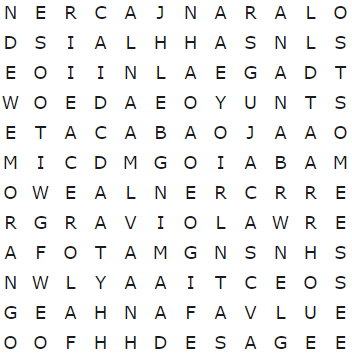
#> input picture img/caca_palavra_05.PNG, 352 x 354 px, found by its file name
$ jupyter execute --allow-errors test-git.ipynb   (shell and % lines are left out)
#> lines starting #> are read from the running program, lines starting #| are printed output that depends on the picture; after the words box and inside, x2 and y2 are one past the last pixel; in counts of white or black regions, pixels touching at a corner belong together
# Instalação dos pacotes

---

# Download dos dados do Tesseract

---

# Instalação do idioma Português

---

# Importação dos pacotes

---

[cell 1]
import pytesseract
from pytesseract import Output

import cv2
from google.colab.patches import cv2_imshow
from imutils import contours

import numpy as np
import re

# Função `extrair_dados_imagem`
A função extraí da imagem os caracteres e seus contornos.

---

[cell 2]
def extrair_dados_imagem(img, config_tesseract):

  img_copy = img.copy()
  gray = cv2.cvtColor(img_copy, cv2.COLOR_BGR2GRAY) # convertendo a imagem para a escala cinza
  (aux, black) = cv2.threshold(gray, 127, 255, cv2.THRESH_BINARY_INV) # limiarizando a imagem

  thresh = cv2.threshold(black,0,255,cv2.THRESH_OTSU + cv2.THRESH_BINARY)[1]

  # encontando os contornos dos caracteres
  cnts = cv2.findContours(thresh, cv2.RETR_EXTERNAL, cv2.CHAIN_APPROX_SIMPLE)
  cnts = cnts[0] if len(cnts) == 2 else cnts[1]
  cnts, _ = contours.sort_contours(cnts, method="top-to-bottom")

  linhas = [] # lista para guardar os caracters extraídos
  contornos = [] # lista para guardar os contornos dos caracters

  # variáveis auxiliares
  texto = []
  box_texto = []
  ROI_number = 0
  y_ant = 0
  min_conf = 0 # usado para filtrar espaços em branco extraídos da imagem

  for c in cnts:

    area = cv2.contourArea(c)

    if area > 1:

        x,y,w,h = cv2.boundingRect(c)

        ROI = 255 - img_copy[y-3:y+h+3, x-3:x+w+3] #area da imagem onde o caracter está

        # processamento para mellhorar a deteccção do caracter
        ROI_afterd = cv2.resize(ROI, (ROI.shape[1]*3, ROI.shape[0]*3), interpolation=cv2.INTER_LANCZOS4)
        gray = cv2.cvtColor(ROI_afterd, cv2.COLOR_BGR2GRAY)
        sharpen_kernel = np.array([[-1,-1,-1], [-1,9,-1], [-1,-1,-1]])
        ROI_sharpen = cv2.filter2D(gray, -1, sharpen_kernel)
        ROI_thresh = cv2.threshold(ROI_sharpen, 0, 255, cv2.THRESH_BINARY_INV + cv2.THRESH_OTSU)[1]

        #extraí o texto
        osd = pytesseract.image_to_data(ROI_thresh, lang = 'eng', config = config_tesseract, output_type = Output.DICT)

        letra = np.array(osd['text'])
        conf = np.array(osd['conf'])

        letra = list(letra[conf != '-1'])

        if ROI_number == 0:
            y_ant = y
            texto.append(letra[0])
            box_texto.append((x, y, h, w))
        elif y_ant == y:
            texto.append(letra[0])
            box_texto.append((x, y, h, w))
        else:
            y_ant = y
            linhas.append(texto)
            contornos.append(box_texto)

            texto = []
            box_texto = []

            texto.append(letra[0])
            box_texto.append((x, y, h, w))

        ROI_number += 1

  linhas.append(texto)
  contornos.append(box_texto)

  return linhas, contornos

# Função `encontrar_indices`

---

A função busca as palavras dentro da matriz `m` e retorna uma lista contendo o índice da palavra na matriz, um booleano indicando se a palavra está na ordem reversa ou não e a posição inicial e final da palavra dentro do indíce da matriz.

[cell 3]
# [19 lines left out: function encontrar_indices, not called in this run]

# Função `encontrar_palavras`

---

Utiliza a função `encontrar_indices` para gerar os dicionários que contêm todas as palavras encontradas na horizontal, vertical ou nas diagonais.

[cell 4]
# [19 lines left out: function encontrar_palavras, not called in this run]

# Função `marcar_palavras`

---

Sinaliza na imagem o local das palavras encontradas na horizontal e na vertical.

[cell 5]
# [31 lines left out: function marcar_palavras, not called in this run]

# Função `marcar_palavras_diagonal`

---

Sinaliza na imagem o local das palavras encontradas nas diagonais.

[cell 6]
# [33 lines left out: function marcar_palavras_diagonal, not called in this run]

# Solucionando o caça-palavras (12 x 12)

---

## Leitura da imagem

[cell 7]
config_tesseract = '--tessdata-dir tessdata --psm 10 --oem 2 -c tessedit_char_whitelist=ABCDEFGHIJKLMNOPQRSTUVWXYZ'
img = cv2.imread('/content/img/caca_palavra_05.PNG')
#> img is the input picture: shape (354, 352, 3); mean B, G, R 241.2, 241.1, 241.2

#> (the rest of this cell did not finish here and is left out)

#> in extrair_dados_imagem, `(aux, black) = cv2.threshold(gray, 127, 255, cv2.THRESH_BINARY_INV)`:
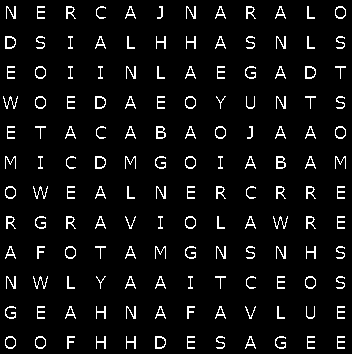
#> black: shape (354, 352); 5.7% white in thin lines or dots
#> in extrair_dados_imagem, `cnts = cv2.findContours(thresh, cv2.RETR_EXTERNAL, cv2.CHAIN_APPROX_SI..`: cnts = 144 contours, 41 with area under 20; largest, box (x1, y1, x2, y2) and area: (155, 336, 166, 349) 108, (95, 156, 106, 169) 108, (95, 96, 106, 109) 108, (305, 66, 316, 79) 108, (5, 36, 16, 49) 108
#> in extrair_dados_imagem, `cnts, _ = contours.sort_contours(cnts, method="top-to-bottom")`: cnts = 144 contours, 41 with area under 20; largest, box (x1, y1, x2, y2) and area: (5, 36, 16, 49) 108, (305, 66, 316, 79) 108, (95, 96, 106, 109) 108, (95, 156, 106, 169) 108, (155, 336, 166, 349) 108
#> the loop in extrair_dados_imagem, `for c in cnts: ` made 1 pass
#> (area, x, y, w, h, sharpen_kernel) on pass 1: (103, 335, 6, 11, 13, [[-1, -1, -1], [-1, 9, -1], [-1, -1, -1]])
#> pass 1, in extrair_dados_imagem, `gray = cv2.cvtColor(ROI_afterd, cv2.COLOR_BGR2GRAY)`:
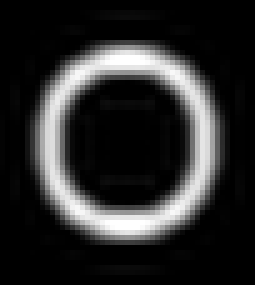
#> gray: shape (57, 51) (shown 5 times larger); min 0, max 255, mean 42.8
#> pass 1, in extrair_dados_imagem, `ROI_thresh = cv2.threshold(ROI_sharpen, 0, 255, cv2.THRESH_BINARY_INV ..`:
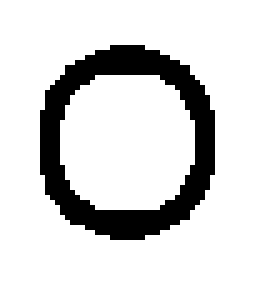
#> ROI_thresh: shape (57, 51) (shown 5 times larger); 83.1% white; 1 black region, box (x1, y1, x2, y2) and area: (8, 9, 43, 48) 492
#> after the loop in extrair_dados_imagem, `for c in cnts:`: ROI_number = 0; contornos = []

#> (a cell that did not finish here is left out)

## Buscando as palavras

[cell 9]
palavras = ['acerola', 'amora', 'abacate', 'banana', 'caju', 'figo', 'framboesa', 'goiaba',
            'graviola', 'laranja', 'manga', 'morango']

#> (a cell that did not finish here is left out)

#> (a cell that did not finish here is left out)

#> (a cell that did not finish here is left out)

#> (a cell that did not finish here is left out)

#> (a cell that did not finish here is left out)

## Marcandos as palavras encontradas na imagem

#> (a cell that did not finish here is left out)

#> (a cell that did not finish here is left out)

# Solucionando o caça-palavras (18 x 12)

---

## Leitura da imagem

[cell 17]
config_tesseract = '--tessdata-dir tessdata --psm 10 --oem 2 -c tessedit_char_whitelist=ABCDEFGHIJKLMNOPQRSTUVWXYZ'
img = cv2.imread('/content/img/caca_palavra_06.PNG')
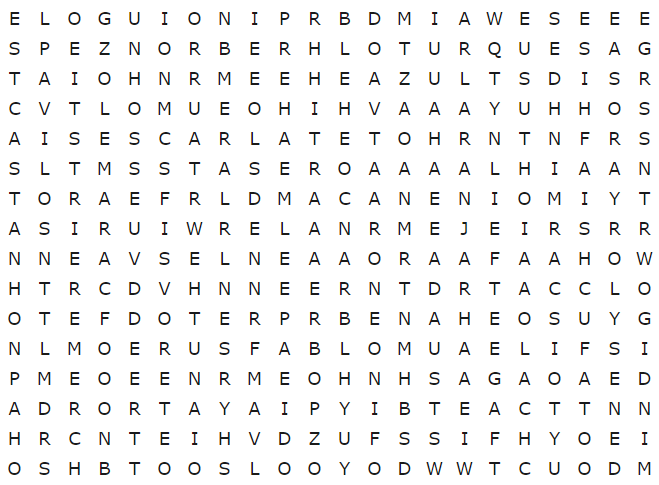
#> input picture img/caca_palavra_06.PNG, 659 x 485 px, found by its file name
#> img is the input picture: shape (485, 659, 3); mean B, G, R 241.9, 241.8, 241.9

#> (the rest of this cell did not finish here and is left out)

#> in extrair_dados_imagem (call 2), `gray = cv2.cvtColor(img_copy, cv2.COLOR_BGR2GRAY)`:
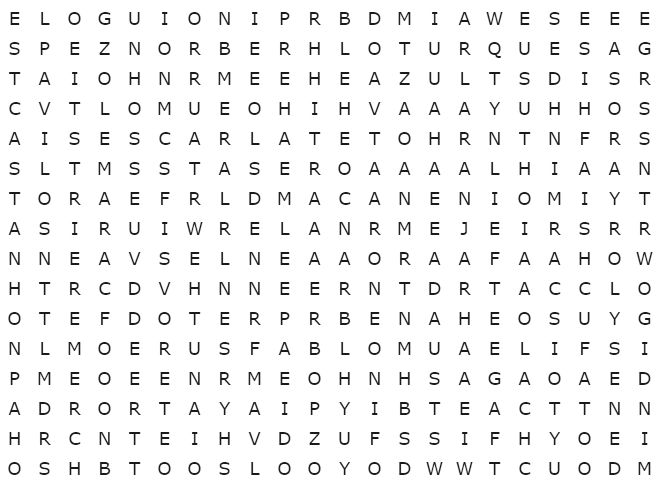
#> gray: shape (485, 659); min 26, max 255, mean 241.9
#> in extrair_dados_imagem (call 2), `(aux, black) = cv2.threshold(gray, 127, 255, cv2.THRESH_BINARY_INV)`:
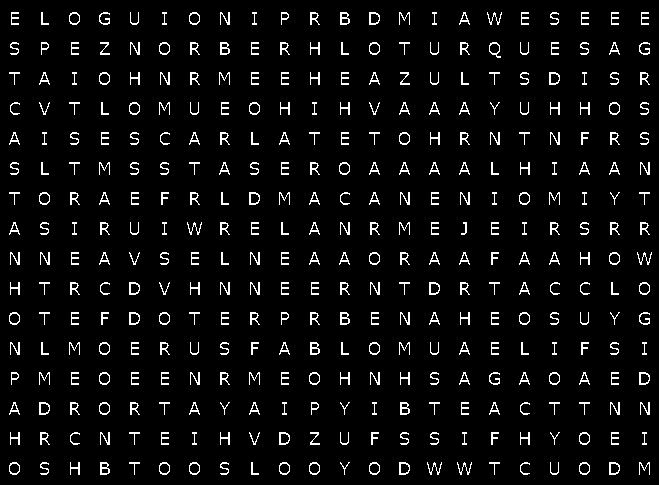
#> black: shape (485, 659); 5.3% white in thin lines or dots
#> in extrair_dados_imagem (call 2), `cnts = cv2.findContours(thresh, cv2.RETR_EXTERNAL, cv2.CHAIN_APPROX_SI..`: cnts = 352 contours, 109 with area under 20; largest, box (x1, y1, x2, y2) and area: (609, 462, 620, 475) 108, (399, 462, 410, 475) 108, (279, 432, 290, 445) 108, (39, 402, 50, 415) 108, (639, 372, 650, 385) 108
#> in extrair_dados_imagem (call 2), `cnts, _ = contours.sort_contours(cnts, method="top-to-bottom")`: cnts = 352 contours, 109 with area under 20; largest, box (x1, y1, x2, y2) and area: (369, 12, 380, 25) 108, (549, 72, 560, 85) 108, (249, 192, 260, 205) 108, (429, 282, 440, 295) 108, (129, 282, 140, 295) 108
#> the loop in extrair_dados_imagem, `for c in cnts: ` made 1 pass
#> (area, x, y, w, h, sharpen_kernel) on pass 1: (23, 641, 12, 8, 13, [[-1, -1, -1], [-1, 9, -1], [-1, -1, -1]])
#> pass 1, in extrair_dados_imagem (call 2), `ROI_afterd = cv2.resize(ROI, (ROI.shape[1]*3, ROI.shape[0]*3), interpo..`:
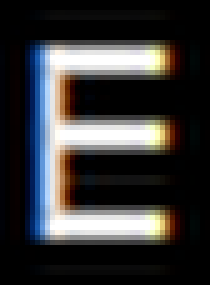
#> ROI_afterd: shape (57, 42, 3) (shown 5 times larger); mean of channels 0, 1, 2 55.4, 54.3, 54.7; drawn as B, G, R
#> pass 1, in extrair_dados_imagem (call 2), `gray = cv2.cvtColor(ROI_afterd, cv2.COLOR_BGR2GRAY)`:
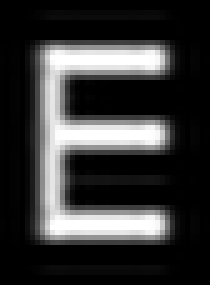
#> gray: shape (57, 42) (shown 5 times larger); min 0, max 255, mean 54.6
#> pass 1, in extrair_dados_imagem (call 2), `ROI_sharpen = cv2.filter2D(gray, -1, sharpen_kernel)`:
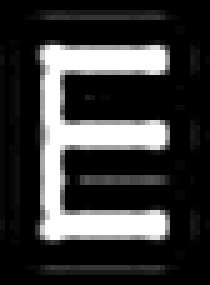
#> ROI_sharpen: shape (57, 42) (shown 5 times larger); min 0, max 255, mean 56
#> pass 1, in extrair_dados_imagem (call 2), `ROI_thresh = cv2.threshold(ROI_sharpen, 0, 255, cv2.THRESH_BINARY_INV ..`:
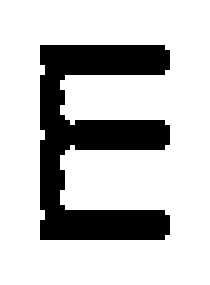
#> ROI_thresh: shape (57, 42) (shown 5 times larger); 77.1% white; 1 black region, box (x1, y1, x2, y2) and area: (8, 9, 34, 48) 549
#> after the loop in extrair_dados_imagem, `for c in cnts:`: ROI_number = 0
